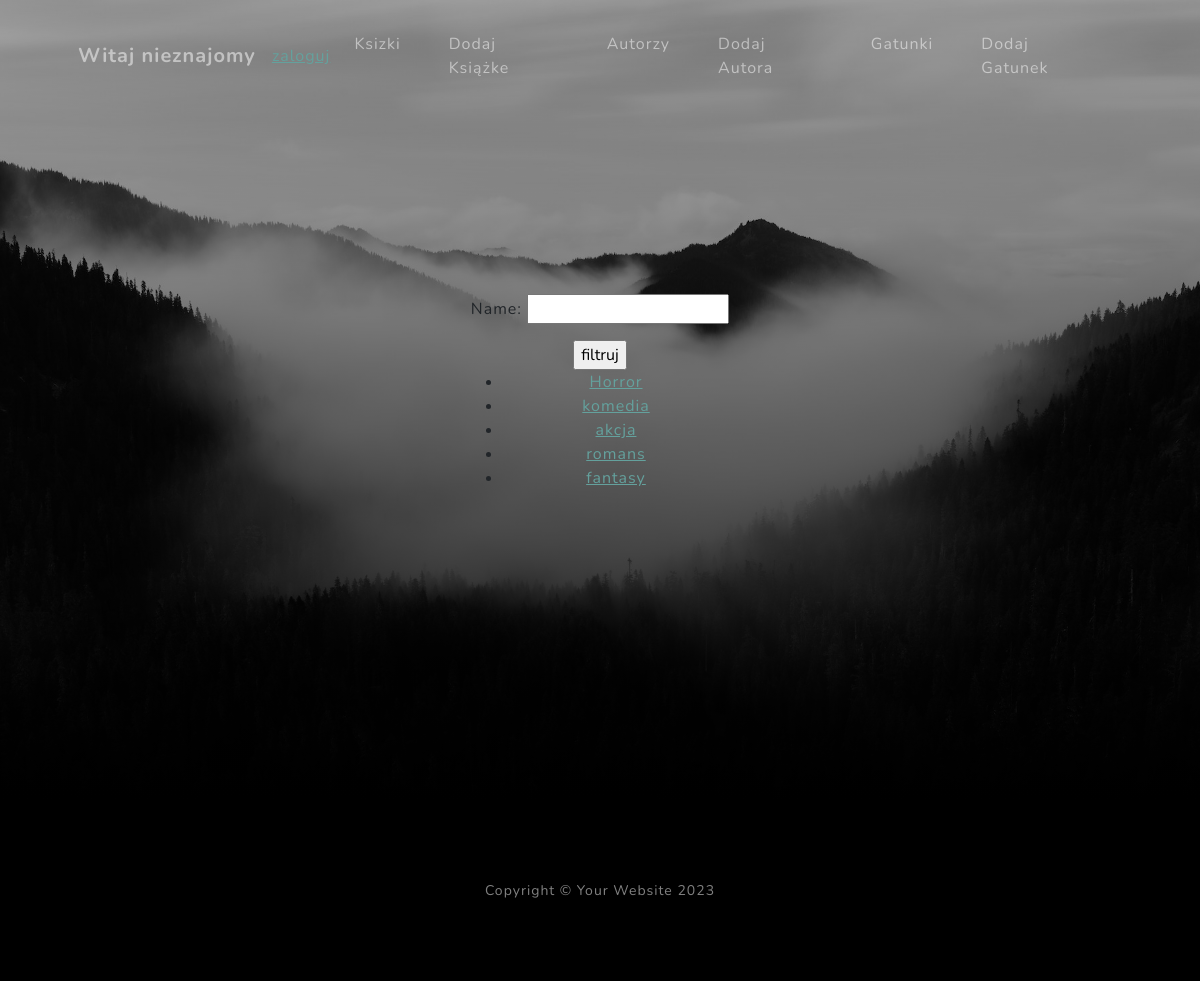
The page /listGenre/ on the database its author committed.
### polka/models.py (models this page shows)
class Genre(models.Model):
    name = models.CharField(max_length=50)
    def get_absolute_url(self):
        return reverse('detail_genre', args=(self.id,))
    def __str__(self):
        return self.name

### polka/views.py (the view)
# urls.py: path('listGenre/', views.ListGenreView.as_view(), name='list_genre'),
class ListGenreView(View):
    def get(self, request):
        genres = Genre.objects.all()
        form = GenreSearchForm(request.GET)
        if form.is_valid():
            name = form.cleaned_data.get('name', '')
            genres = genres.filter(name__icontains=name)
        return render(request, 'list_view.html', {'object_list': genres, 'form': form})

### polka/forms.py
class GenreSearchForm(forms.Form):
    name = forms.CharField(max_length=50, required=False)

### templates/list_view.html
{% extends 'index.html' %}
{% block zawartosc %}
    {% if form %}
        <form>
            {{ form.as_p }}
            <input type="submit" value="filtruj">
        </form>
    {% endif %}
    {% include 'list.html' %}
{% endblock %}

### templates/list.html
<ul>
    {% for obj in object_list %}
        <li><a href="{{ obj.get_absolute_url }}"> {{ obj }}</a></li>
    {% endfor %}
</ul>

### rows shown on the page
Genre: name "Horror"
Genre: name "komedia"
Genre: name "akcja"
Genre: name "romans"
Genre: name "fantasy"
